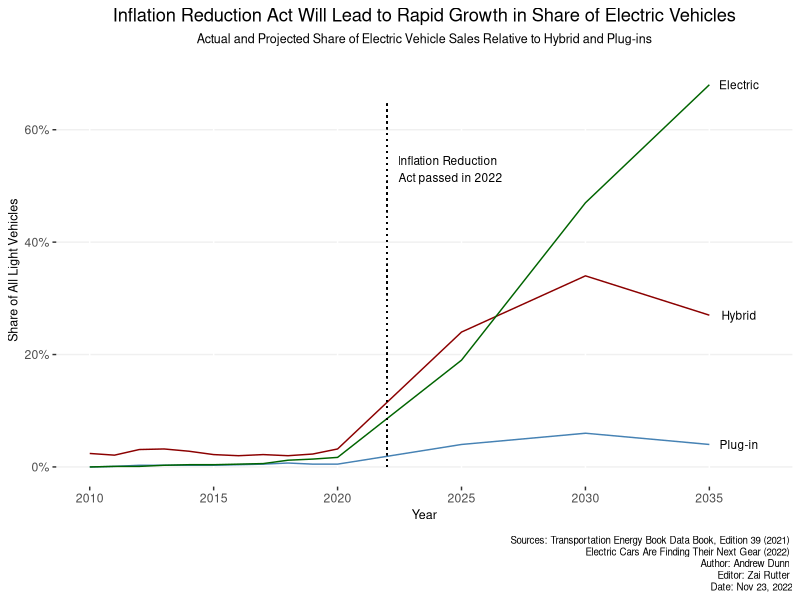

This figure's R source:
## ---- chunk 1

# data from page 182
# https://tedb.ornl.gov/wp-content/uploads/2021/02/TEDB_Ed_39.pdf#page=182

library(readxl)
library(dplyr)
library(ggplot2)
library(knitr)

setwd("~/Desktop/CPR/electric vehicle tax credits Nov 2022")

# Prior data
full_df <- read_excel("Hybrid and Plug-In Vehicle Sales.xlsx")

df <- full_df %>%
  select(1, 6:8) %>%
  rename("Year" = "Calendar year", "Hybrid" = "Hybrid share of all light vehicles",
         "Plugin" = "Plug-in hybrid share of all light vehicles", 
         "Electric" = "All-electric share of all light vehicles")

# Old data projections from:
# https://www.alternativasostenibile.it/sites/default/files/BCG-The-Electric-Car-Tipping-Point-Jan-2018_tcm9-180862.pdf

# Data projections from Exhibit 1:
# https://www.bcg.com/publications/2022/electric-cars-finding-next-gear

# showing the math 
battery_2025 = .19
hybrid_2025 = .10 + .14
plugin_2025 = .04

battery_2030 = .47
hybrid_2030 = .25 + .09
plugin_2030 = .06

battery_2035 = .68
hybrid_2035 = .21 + .06 
plugin_2035 = .04

# add the rows
df[nrow(df) + 1,] = list(2025, hybrid_2025, plugin_2025, battery_2025)
df[nrow(df) + 1,] = list(2030, hybrid_2030, plugin_2030, battery_2030)
df[nrow(df) + 1,] = list(2035, hybrid_2035, plugin_2035, battery_2035)

## ---- chunk 2
ggplot(df, aes(x = Year, Hybrid)) +
  
  # Data lines
  geom_line(aes(y = Hybrid), color = "darkred") + 
  geom_text(data = df %>% filter(Year == last(Year)), aes(label = "Hybrid", 
                                                               x = Year + 1.2, 
                                                               y = Hybrid) , size = 3) + 
  geom_line(aes(y = Plugin), color = "steelblue") + 
  geom_text(data = df %>% filter(Year == last(Year)), aes(label = "Plug-in", 
                                                          x = Year + 1.2, 
                                                          y = Plugin) , size = 3) +
  geom_line(aes(y = Electric), color = "darkgreen") +
  geom_text(data = df %>% filter(Year == last(Year)), aes(label = "Electric", 
                                                          x = Year + 1.2, 
                                                          y = Electric) , size = 3) +
  scale_y_continuous(labels = scales::percent_format(accuracy = 1), limits = c(0, .7)) +
  scale_x_continuous(limits = c(2010, 2037), breaks = seq(2010, 2035, 5)) +
  
  # The vertical line
  geom_segment(aes(x = 2022, y = 0, xend = 2022, yend = .65), linetype="dotted", color = "black", size= .5) +
  annotate("text", x = 2024.5, y = .53, label = "Inflation Reduction \n Act passed in 2022", size = 3) +
  
  # Labels and whole graph formatting
  labs(x = "Year", 
       y = "Share of All Light Vehicles", 
       title = "Inflation Reduction Act Will Lead to Rapid Growth in Share of Electric Vehicles",
       subtitle = "Actual and Projected Share of Electric Vehicle Sales Relative to Hybrid and Plug-ins",
       caption = c("\n Sources: Transportation Energy Book Data Book, Edition 39 (2021) \n 
                   Electric Cars Are Finding Their Next Gear (2022) \n
                   Author: Andrew Dunn \n 
                   Editor: Zai Rutter \n 
                   Date: Nov 23, 2022"),
       color = 'Committees') +
  theme(plot.caption = element_text(lineheight = 0.5, size = 7),
        plot.caption.position = "plot",
        plot.title = element_text(hjust = 0.5), 
        plot.subtitle = element_text(hjust = 0.5, size = 9),
        axis.title = element_text(size = 9),
        panel.grid.minor = element_blank(), 
        panel.grid.major.y = element_line(color = "gray94"),
        panel.background = element_blank()) 


